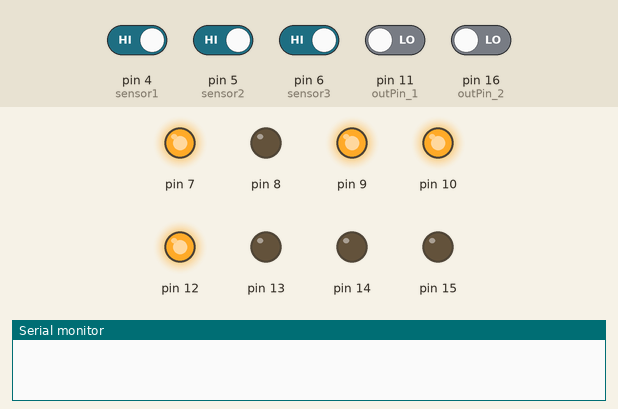
Simulated run of this sketch. Board: Arduino Uno, built with avr-gcc and run on an emulated ATmega328P. Shown: output pins drawn as LEDs (lit = HIGH), the last lines printed to the serial monitor. The test bench sets the inputs (shaded band); at power-on: pin 4 (sensor1), pin 5 (sensor2), pin 6 (sensor3) HIGH, pin 11 (outPin_1), pin 16 (outPin_2) LOW.

Above: at 1.2 s.
1.3 s: pin 4 (sensor1) driven LOW and pin 5 (sensor2) driven LOW
At 3.2 s:
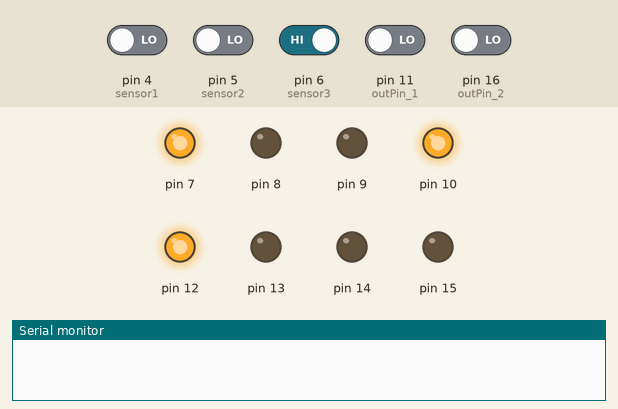
At 13.2 s:
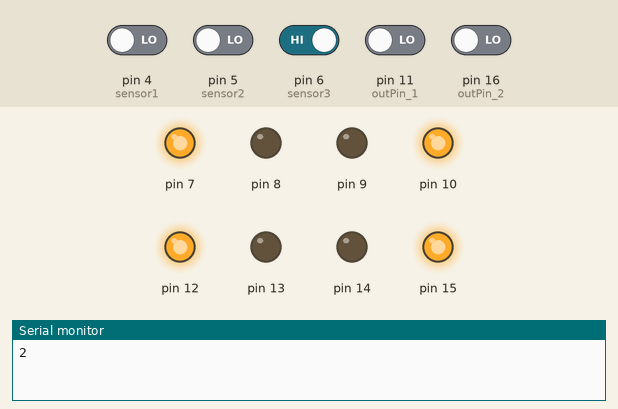
Timing chart, 0 to 14.5 s (numbered marks = the images above; inputs shaded):
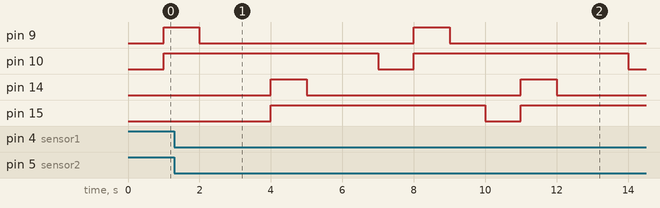

The sketch:

sketch_may26a.ino
```cpp
// Definindo os pinos dos sensores reflexivos
const int sensor1 = 4;
const int sensor2 = 5;
const int sensor3 = 6;

// Definindo os pinos do sensor de cor 1
const int S0_1 = 7;
const int S1_1 = 8;
const int S2_1 = 9;
const int S3_1 = 10;
const int outPin_1 = 11;

// Definindo os pinos do sensor de cor 2
const int S0_2 = 12;
const int S1_2 = 13;
const int S2_2 = 14; // Pode ser qualquer pino digital disponível
const int S3_2 = 15; // Pode ser qualquer pino digital disponível
const int outPin_2 = 16; // Pode ser qualquer pino digital disponível

// Função para configurar os sensores de cor
void setupColorSensor(int S0, int S1, int S2, int S3, int outPin) {
    pinMode(S0, OUTPUT);
    pinMode(S1, OUTPUT);
    pinMode(S2, OUTPUT);
    pinMode(S3, OUTPUT);
    pinMode(outPin, INPUT);

    // Configura a escala de frequência do sensor (100% de escala)
    digitalWrite(S0, HIGH);
    digitalWrite(S1, LOW);
}

// Função para ler os valores de cor
void readColor(int S2, int S3, int outPin, int &red, int &green, int &blue) {
    // Lê a cor vermelha
    digitalWrite(S2, LOW);
    digitalWrite(S3, LOW);
    red = pulseIn(outPin, LOW);

    // Lê a cor verde
    digitalWrite(S2, HIGH);
    digitalWrite(S3, HIGH);
    green = pulseIn(outPin, LOW);

    // Lê a cor azul
    digitalWrite(S2, LOW);
    digitalWrite(S3, HIGH);
    blue = pulseIn(outPin, LOW);
}

void setup() {
    Serial.begin(115200);
    pinMode(sensor1, INPUT);
    pinMode(sensor2, INPUT);
    pinMode(sensor3, INPUT);

    // Configura os sensores de cor
    setupColorSensor(S0_1, S1_1, S2_1, S3_1, outPin_1);
    setupColorSensor(S0_2, S1_2, S2_2, S3_2, outPin_2);
}

void loop() {
    int Valor1 = digitalRead(sensor1);
    int Valor2 = digitalRead(sensor2);
    int Valor3 = digitalRead(sensor3);

    // Variáveis para armazenar as leituras de cor dos sensores de cor
    int red1, green1, blue1;
    int red2, green2, blue2;

    // Lê as cores do sensor de cor 1
    readColor(S2_1, S3_1, outPin_1, red1, green1, blue1);

    // Lê as cores do sensor de cor 2
    readColor(S2_2, S3_2, outPin_2, red2, green2, blue2);

    // Verifica os sensores reflexivos e envia dados ao EV3
    if (Valor1 == 0 && Valor2 == 0 && Valor3 == 0) {
        Serial.println(1); // Enviar 1 se todos os valores forem 0
    } else if (Valor1 == 0 && Valor2 == 0 && Valor3 != 0) {
        Serial.println(2); // Enviar 2 se Valor1 e Valor2 forem 0 e Valor3 for diferente de 0
    } else if (Valor1 == 0 && Valor2 != 0 && Valor3 == 0) {
        Serial.println(3); // Enviar 3 se Valor1 for 0, Valor2 for diferente de 0 e Valor3 for 0
    }

    // Verifica se algum dos sensores de cor detectou verde
    if ((green1 < red1 && green1 < blue1) || (green2 < red2 && green2 < blue2)) {
        Serial.println(5); // Enviar 5 se a cor verde for detectada por qualquer sensor
    } else if(green2 < red2 && green2 < blue2){
        Serial.println(6);
    } else if(green1 < red1 && green1 < blue1){
        Serial.println(7);
    }

    delay(1000); // Espera 1 segundo antes de ler novamente
}
```

Measured:
- by itself, pin 14: alternates HIGH for 1.0 s and LOW for 6.0 s
